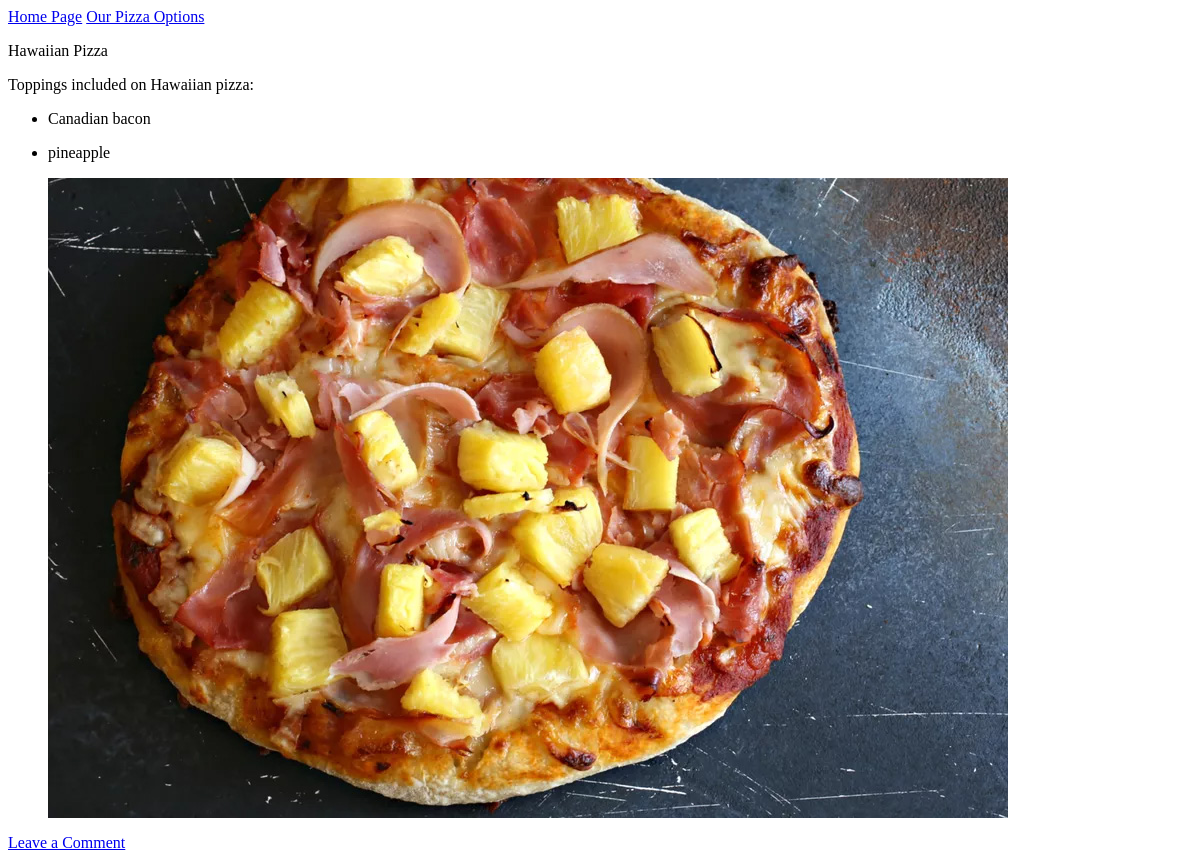
The app's page /pizzas/1/, older data.
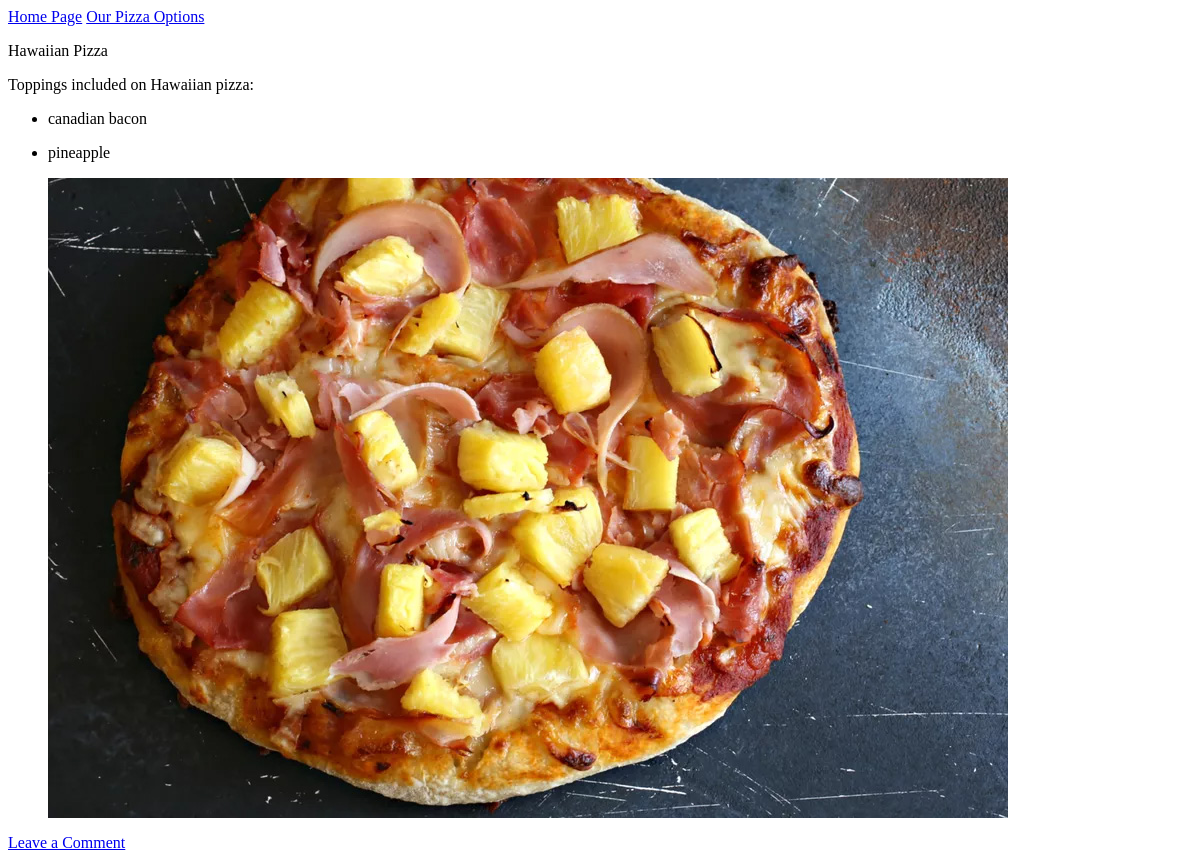
The same page, newer data.
### pizza/models.py (models this page shows, shortened)
class Pizza(models.Model):
    name = models.CharField(max_length=200)
    date_added = models.DateTimeField(auto_now_add=True)
    def __str__(self):
        return self.name

class Topping(models.Model):
    pizza = models.ForeignKey(Pizza, on_delete=models.CASCADE)
    name = models.TextField()
    date_added = models.DateTimeField(auto_now_add=True)
    class Meta:
        verbose_name_plural = 'toppings'

### pizza/views.py (the view)
# urls.py: path('', include('pizza.urls')),
def pizza(request, pizza_id):
    pizza = Pizza.objects.get(id=pizza_id)
    toppings = pizza.topping_set.all()
    context = {'pizza':pizza, 'toppings':toppings}
    return render(request, 'pizza/pizza.html', context)

### pizza/templates/pizza/pizza.html
{% extends "pizza/base.html" %}
{% load static %}
{% block content %}
<p>{{pizza}} Pizza</p>
<p>Toppings included on {{pizza}} pizza:</p>
<ul>
    {%for topping in toppings %}
    <li>
        <p>{{topping.name|linebreaks }}</p>
    </li>
    {% empty %}
    <li>There are no listed toppings for this pizza.</li>
    {% endfor %}
    {% if pizza.id == 1 %}
    <img src="{% static 'pizza/images/hawaiian2.jpg'%}">
    {% else %}
    <img src="{% static 'pizza/images/meatlovers.jpg'%}">
    {% endif %}
</ul>
<a href="{% url 'pizza:comments' pizza.id %}">Leave a Comment</a>
{% endblock content %}

### pizza/templates/pizza/base.html
<p>
    <a href="{% url 'pizza:index' %}">Home Page</a>
    <a href="{% url 'pizza:pizzas' %}">Our Pizza Options</a>
</p>
{% block content %} {% endblock content %}

Row changes from the older to the newer data that the page shows:
changed Topping: name "Canadian bacon" → "canadian bacon"
